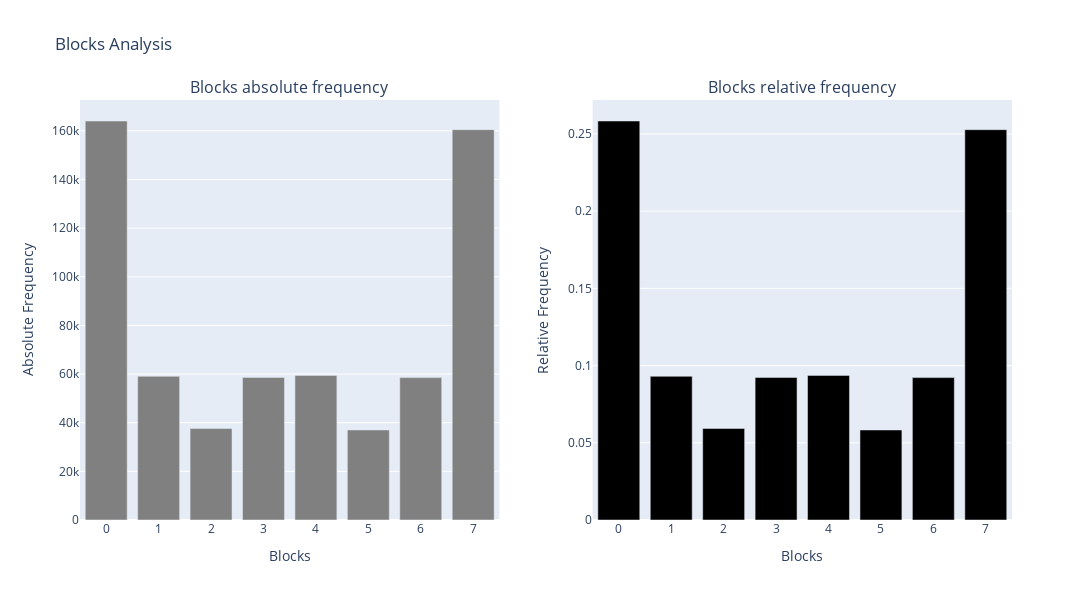

Notebook cell for this chart:
### Code cell
blocks_uni = blocks_size_3['UNIUSDT']
analyser = RandomnessAnalysis(blocks_df=blocks_uni, s=s)
frequencies_df = analyser.compute_blocks_frequencies()
plot_block_frequencies(frequencies_df)

### Figure 1 — Plotly figure (JSON) as saved in the notebook; plotly's stock layout.template omitted (floating-point values rounded to 4 significant figures)
{"data": [{"marker": {"color": "gray"}, "name": "Blocks absolute frequency", "type": "bar", "x": ["0", "1", "2", "3", "4", "5", "6", "7"], "xaxis": "x", "y": [164037, 59083, 37640, 58627, 59458, 37011, 58537, 160476], "yaxis": "y"}, {"marker": {"color": "black"}, "name": "Blocks relative frequency", "type": "bar", "x": ["0", "1", "2", "3", "4", "5", "6", "7"], "xaxis": "x2", "y": [0.2584, 0.09306, 0.05929, 0.09235, 0.09365, 0.0583, 0.0922, 0.2528], "yaxis": "y2"}], "layout": {"annotations": [{"font": {"size": 16}, "showarrow": false, "text": "Blocks absolute frequency", "x": 0.225, "xanchor": "center", "xref": "paper", "y": 1, "yanchor": "bottom", "yref": "paper"}, {"font": {"size": 16}, "showarrow": false, "text": "Blocks relative frequency", "x": 0.775, "xanchor": "center", "xref": "paper", "y": 1, "yanchor": "bottom", "yref": "paper"}], "height": 600, "showlegend": false, "title": {"text": "Blocks Analysis"}, "width": 1200, "xaxis": {"anchor": "y", "domain": [0, 0.45], "title": {"text": "Blocks"}}, "xaxis2": {"anchor": "y2", "domain": [0.55, 1], "title": {"text": "Blocks"}}, "yaxis": {"anchor": "x", "domain": [0, 1], "title": {"text": "Absolute Frequency"}}, "yaxis2": {"anchor": "x2", "domain": [0, 1], "title": {"text": "Relative Frequency"}}}}
